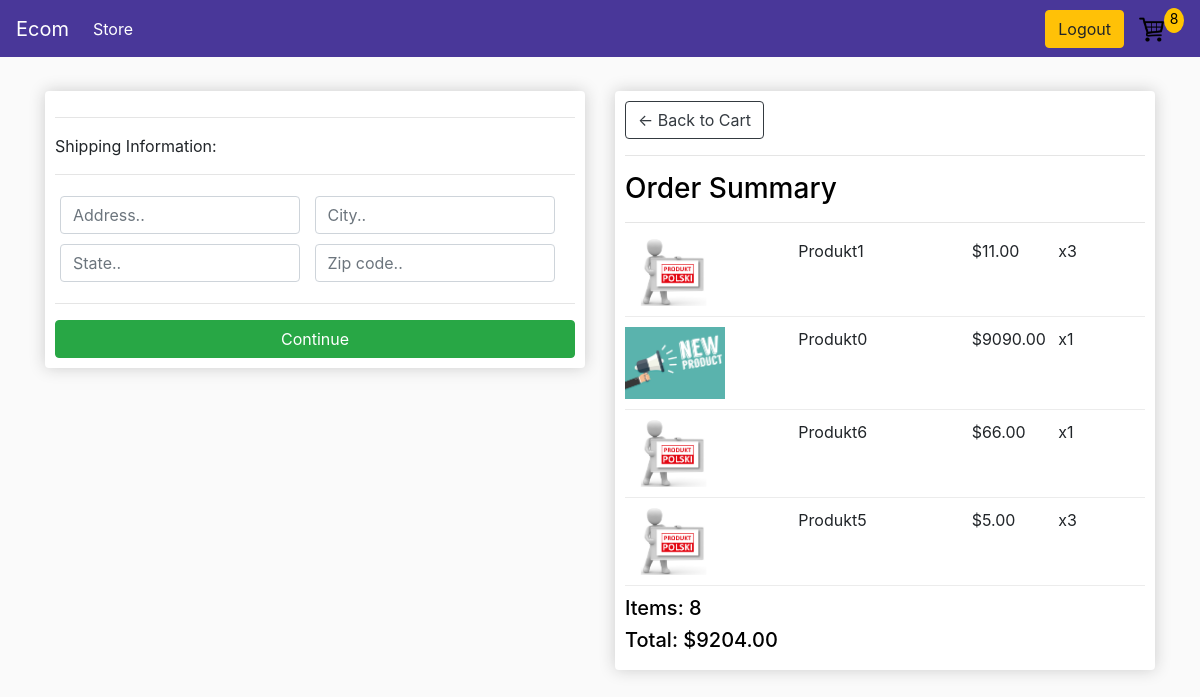
Page /checkout (signed in) on the committed database.
### store/models.py (models this page shows, shortened)
class OrderItem(models.Model):
    product = models.ForeignKey(Product, on_delete=models.SET_NULL, blank=True, null=True)
    order = models.ForeignKey(Order, on_delete=models.SET_NULL, blank=True, null=True)
    quantity = models.IntegerField(default=0, null=True, blank=True)
    date_added = models.DateTimeField(auto_now_add=True)
    @property
    def get_total(self):
        total = self.product.price * self.quantity
        return total

class Product(models.Model):
    name = models.CharField(max_length=200, null=True)
    price = models.FloatField()
    image = models.ImageField(null=True, blank=True)
    @property
    def imageURL(self):
        try:
            url = self.image.url
        except:
            url = ''
        return url

class Order(models.Model):
    customer = models.ForeignKey(Customer, on_delete=models.SET_NULL, blank=True, null=True)
    date_order = models.DateTimeField(auto_now_add=True)
    complete = models.BooleanField(default=False, null=True, blank=False)
    transaction_id = models.CharField(max_length=200, null=True)
    @property
    def get_cart_total(self):
        orderitems = self.orderitem_set.all()
        total = sum([item.get_total for item in orderitems])
        return total
    @property
    def get_cart_items(self):
        orderitems = self.orderitem_set.all()
        total = sum([item.quantity for item in orderitems])
        return total

### store/views.py (the view)
# urls.py: path('checkout', views.checkout, name='checkout'),
def checkout(request):
    data = cartData(request)
    items = data['items']
    order = data['order']
    cartItems = data['cartItems']
    context = {'items':items, 'order':order, 'cartItems': cartItems}
    return render(request, 'store/checkout.html', context)

### store/utils.py (called while the page is built)
def cartData(request):
    if request.user.is_authenticated:
        customer = request.user.customer
        order, created = Order.objects.get_or_create(customer=customer, complete=False)
        items = order.orderitem_set.all()
        cartItems = order.get_cart_items
    else:
        cookieData = cookieCart(request)
        items = cookieData['items']
        order = cookieData['order']
        cartItems = cookieData['cartItems']
    return {'cartItems':cartItems, "order":order, 'items':items}

### store/templates/store/checkout.html (shortened to what this page needs)
{% extends 'store/main.html' %}
{% load static %}
{% block content %}
     <div class="row">
		<div class="col-lg-6">
			<div class="box-element" id="form-wrapper">
				<form id="form">
					<div id="shipping-info">
						<hr>
						<p>Shipping Information:</p>
						<hr>
						<div class="form-field">
							<input class="form-control" type="text" name="address" placeholder="Address.." required>
						</div>
						<div class="form-field">
							<input class="form-control" type="text" name="city" placeholder="City.." required>
						</div>
						<div class="form-field">
							<input class="form-control" type="text" name="state" placeholder="State.." required>
						</div>
						<div class="form-field">
							<input class="form-control" type="text" name="zipcode" placeholder="Zip code.." required>
						</div>
					</div>
					<hr>
					<input id="form-button" class="btn btn-success btn-block" type="submit" value="Continue">
				</form>
			</div>
			<br>
		</div>
		<div class="col-lg-6">
			<div class="box-element">
				<a  class="btn btn-outline-dark" href="{% url 'cart' %}">&#x2190; Back to Cart</a>
				<hr>
				<h3>Order Summary</h3>
				<hr>
                {% for item in items %}
				<div class="cart-row">
					<div style="flex:2"><img class="row-image" src="{{item.product.imageURL}}"></div>
					<div style="flex:2"><p>{{item.product.name}}</p></div>
					<div style="flex:1"><p>${{item.product.price|floatformat:2}}</p></div>
					<div style="flex:1"><p>x{{item.quantity}}</p></div>
				</div>
                {% endfor %}
				<h5>Items:   {{order.get_cart_items}}</h5>
				<h5>Total:   ${{order.get_cart_total|floatformat:2}}</h5>
			</div>
		</div>
	</div>
{% endblock content %}

### static/css/main.css (style rules this page uses)
body { background-color: hsl(0, 0%, 98%); }
h1,h2,h3,h4,h5,h6 { color:hsl(0, 0%, 0%); }
.box-element { box-shadow:hsl(0, 0%, 80%) 0 0 16px; background-color: #fff; border-radius: 4px; padding: 10px; }
.col-lg-4, .col-lg-6, .col-lg-8, .col-lg-12 { margin-top: 10px; }
.btn { border-radius: 15; }
.row-image { width: 100px; }
.form-field { width:250px; display: inline-block; padding: 5px; }
.cart-row { display: flex; align-items: flex-stretch; padding-bottom: 10px; margin-bottom: 10px; border-bottom: 1px solid #ececec; }

### rows in the picture
OrderItem: product.imageURL (picture), product.name "Produkt1", product.price "11.00", quantity "3"
OrderItem: product.imageURL (picture), product.name "Produkt0", product.price "9090.00", quantity "1"
OrderItem: product.imageURL (picture), product.name "Produkt6", product.price "66.00", quantity "1"
OrderItem: product.imageURL (picture), product.name "Produkt5", product.price "5.00", quantity "3"
Order: get_cart_items "8", get_cart_total "9204.00"

### other values in the picture
{{ cartItems }} "8"
